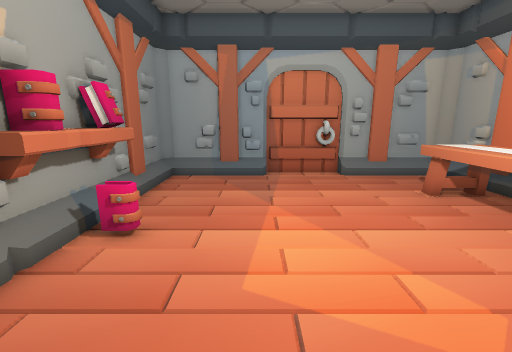
[1] (above)

12 first-person views from a walk through a Unity game level. The camera is 1.4 m above the floor, tilts 12° down and sees 90° across. The floor is counted in squares, 0.5 m on a side. Each view is taken from the middle of a square. On the plan, view 1 faces up. The plan holds only what a view shows up to about 19 squares ahead; the rest is blank. The player character is not drawn.

[2]
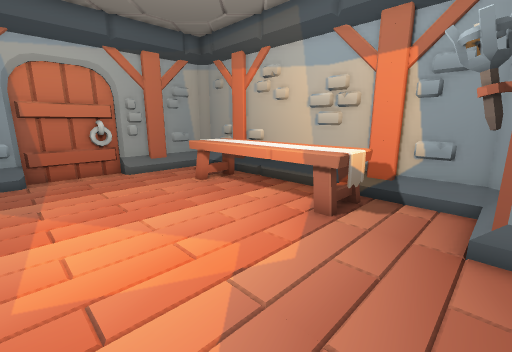

[3]
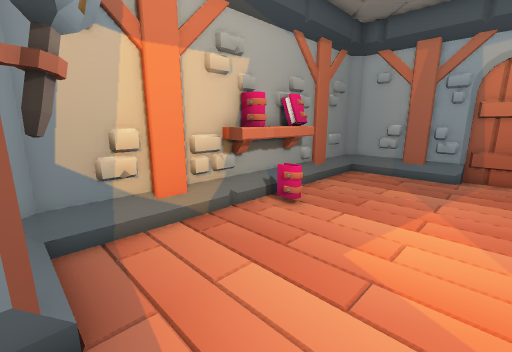

[4]
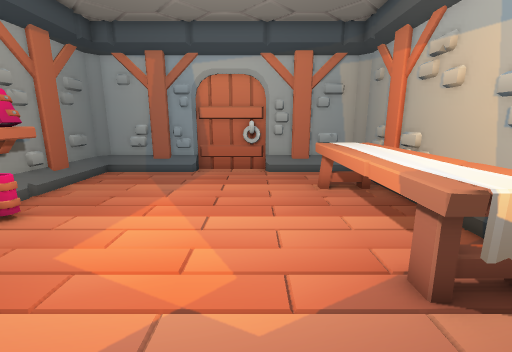

[5]
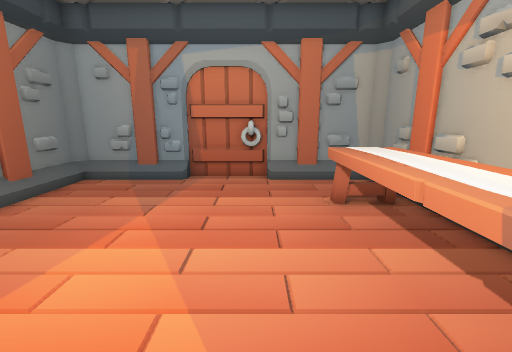

[6]
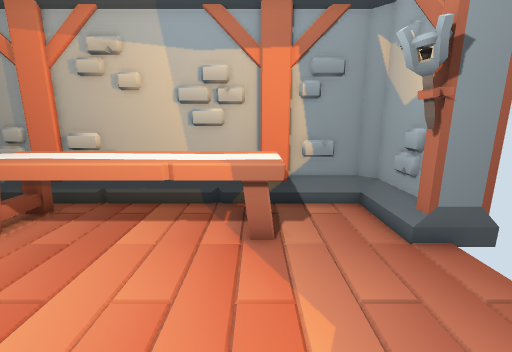

[7]
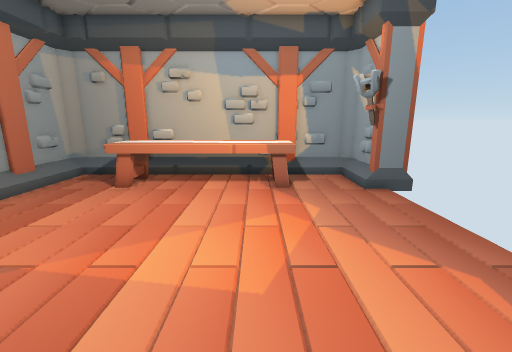

[8]
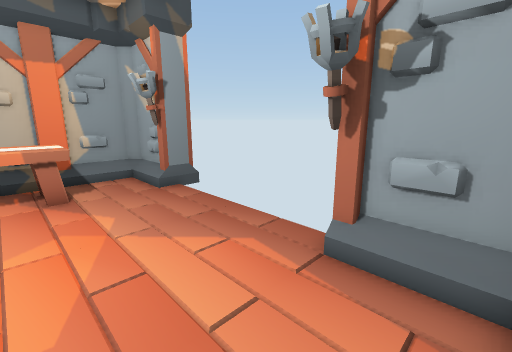

[9]
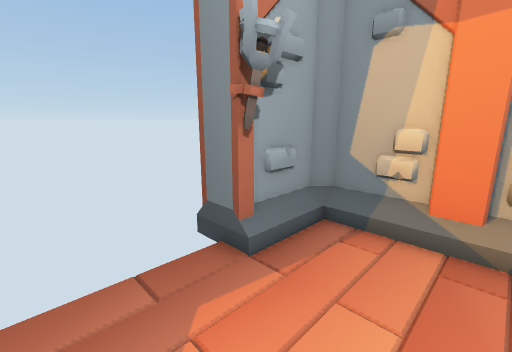

[10]
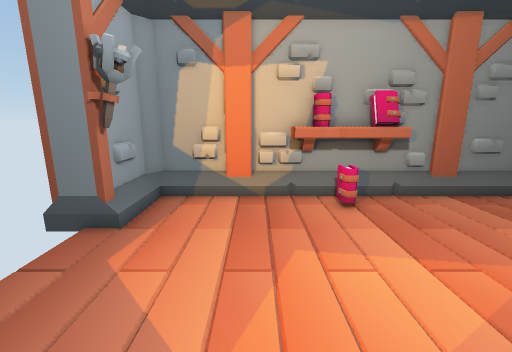

[11]
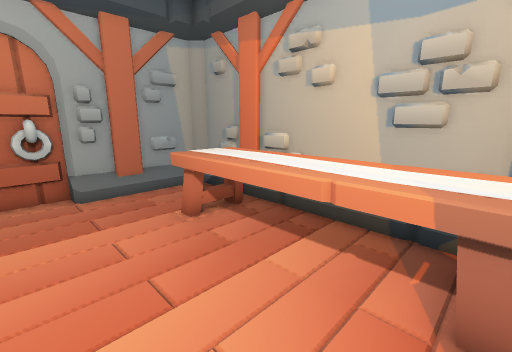

[12]
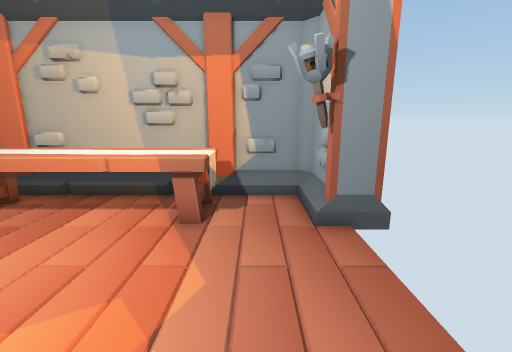

### Floor plan
Points are (right, up) in squares from view 1. A wall is a line through its corners. A room is listed if a view was taken in it or the views show most of it. See-through windows are left out.
Room 1 (views 1, 2, 3, 4, 5, 6, 7, 8, 9, 10, 11, 12)
walls: (-4, 5.3) (-4.8, 4.9); (-4.1, 5.2) (-4.9, 5.2); (9.9, 4.1) (9.9, 5.2); (-4, 7.9) (-4, 7.2); (9.9, 8.5) (9.9, 9.6); (-4.3, 7.9) (-4.3, 7.1); (3.7, 13.6) (3.5, 14.1); (10.1, 2.7) (10.1, 9.9); (9.9, 9.9) (9.9, 10.9); (9.9, 1.9) (9.9, 2.9); (2.5, 14.1) (0.6, 14.1); (0.6, 13.8) (-1, 13.8); (0.2, 13.7) (-0.8, 13.7); (5.9, 13.7) (5, 13.7); (4.6, 14.1) (2.6, 14.1); (-4.7, 2.9) (-4.7, 1.9); (6.1, 13.8) (4.8, 13.8) (4.5, 14.2) (4.3, 13.8) (0.8, 13.8); (7.4, -1.2) (9.6, -1.2) (10.1, -0.7) (10.1, 1.9); (-2, -1) (-1.4, -1) (-1.4, -2.4); (10.1, 10.9) (10.1, 13.3) (9.6, 13.8) (7, 13.8); (-0.9, 13.7) (-1.9, 13.7); (7.1, 13.7) (6, 13.7); (-4.9, 9.9) (-4.9, 2.8); (-4.9, 1.9) (-4.9, -0.6) (-4.4, -1.2) (-1.9, -1.2); (9.9, 0.2) (9.9, 1.5); (-4.7, 10.9) (-4.7, 9.9); (-1.9, 13.8) (-4.4, 13.8) (-4.9, 13.3) (-4.9, 10.9); (8.6, 13.7) (7.4, 13.7); (-3.5, -1) (-2.2, -1)
low walls: (-3.1, 5.8) (-3.9, 5.8); (-3.1, 6.2) (-3.8, 6.2); (9.6, 4.5) (9.6, 8.1); (9.6, 8.5) (9.6, 10.4); (9.6, 3.1) (9.6, 4.2); (7.4, -1) (8.4, -1); (9.9, 11.1) (9.9, 12.1); (9.6, 11.5) (9.6, 12.4); (-2.1, 13.7) (-3.2, 13.7); (9.6, -0.6) (9.6, 2.9); (-4.7, 12.5) (-4.7, 11.4)
objects: torch (-1, -1); torch (6, -1) to (7, -1); table (7, 2) to (9, 10)

Where each view was taken, in squares from view 1:
view 1: 0 up, 0 right, facing up
view 2: 1 down, 0 right, facing up-right
view 3: 1 down, 2 right, facing up-left
view 4: 1 down, 4 right, facing up
view 5: 1 up, 4 right, facing up
view 6: 3 up, 1 right, facing right
view 7: 4 up, 4 left, facing right
view 8: 4 up, 4 left, facing down-right
view 9: 3 up, 2 right, facing down-left
view 10: 3 up, 5 right, facing left
view 11: 3 up, 3 right, facing up-right
view 12: 1 up, 0 right, facing right
